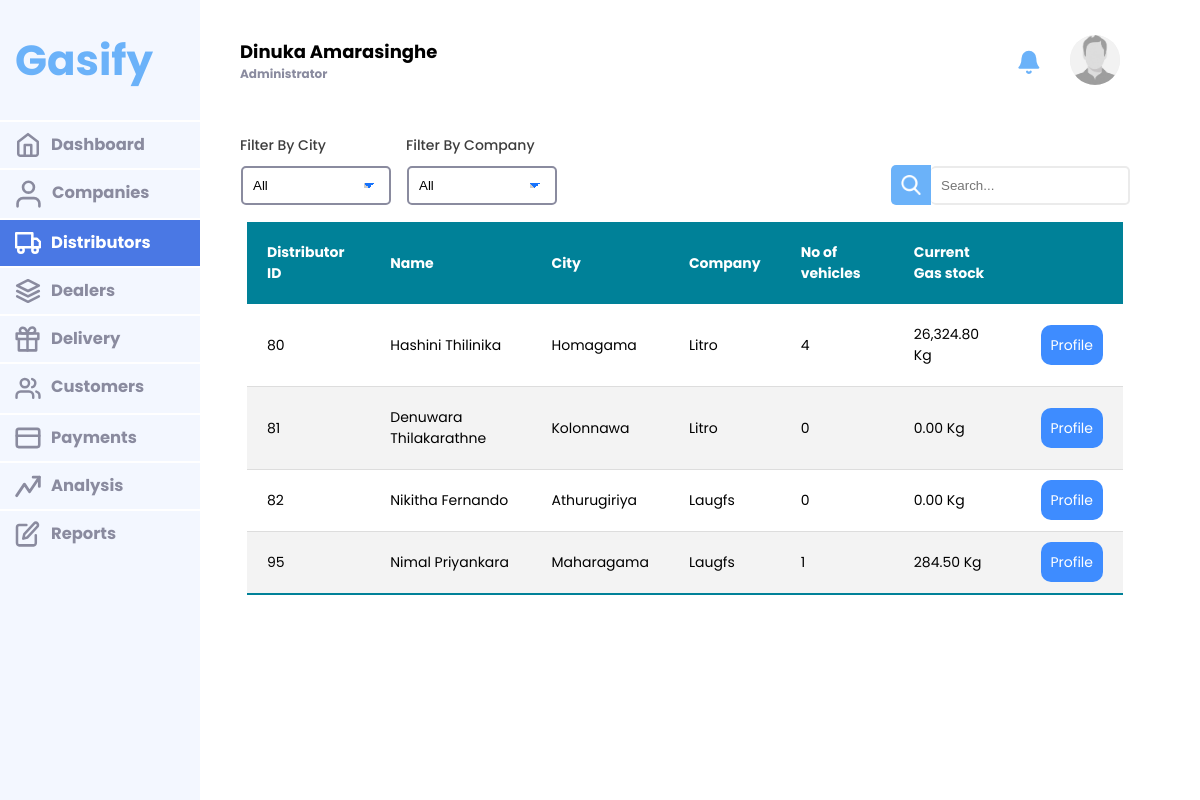
The app's page /users/distributors (signed in) with its own data.
### tables this page shows
CREATE TABLE `distributor` (
  `distributor_id` int(11) NOT NULL,
  `contact_no` varchar(10) NOT NULL,
  `company_id` int(11) NOT NULL,
  `hold_time` int(11) NOT NULL DEFAULT 1,
  `city` varchar(255) NOT NULL,
  `street` varchar(255) NOT NULL,
  `image` varchar(255) DEFAULT 'defaultprofile.png'
);

CREATE TABLE `company` (
  `company_id` int(11) NOT NULL,
  `name` varchar(255) NOT NULL,
  `city` varchar(255) NOT NULL,
  `street` varchar(255) NOT NULL,
  `logo` varchar(255) DEFAULT 'defaultprofile.png'
);

### app/controllers/Users.php (called while the page is built, shortened)
<?php
class Users extends Controller{
    function distributors(){
        if(isset($_POST['option1'])){
            $option1 = $_POST['option1'];
        }else{
            $option1 = "all";
        }
        if(isset($_POST['option2'])){
            $option2 = $_POST['option2'];
        }else{
            $option2 = "all";
        }
        $data = $this->model("Admin")->distributors($option1, $option2);
        $this->view('admin/distributors', $data);
    }
}

### app/core/App.php (called while the page is built, shortened)
<?php
    class App{
        protected $method = 'index';
        public function __construct(){
            $url =$this->getURL();
            if(isset($url[0])){
                if(file_exists('../app/controllers/'.ucwords($url[0]).'.php')){
                    unset($url[0]);
                }
            }
            $this->controller = new $this->controller;
            if(isset($url[1])){
                if(method_exists($this->controller,$url[1])){
                    $this->method = $url[1];
                    unset($url[1]);
                }
            }
            $this->params = $url ? array_values($url) : [];
            return call_user_func_array([$this->controller,$this->method], $this->params);
        }
        private function getURL(){
            if(isset($_GET['url'])){
                $url = rtrim($_GET['url'],'/');
                $url = filter_var($url, FILTER_SANITIZE_URL);
                $url = explode('/',$url);
                return $url;
            }
        }
    }
?>

### public/index.php (called while the page is built, shortened)
<?php
    $app = new App();
?>

### app/core/DataBase.php (called while the page is built, shortened)
<?php
class Database
{
    public $mysqli;
    private function dbConnect()
    {
        $this->mysqli = new mysqli(DB_HOST, DB_USER, DB_PASSWORD, DB_NAME);
        return $this->mysqli;
    }
    public function Query($sql)
    {
        $result = $this->mysqli->query($sql);
        return $result;
    }
}

### app/models/Admin.php (called while the page is built, shortened)
<?php
class Admin extends Model
{
    public function distributors($option1,$option2){
        $data['option1'] = $option1;
        $data['option2'] = $option2;
        $sql = "SELECT d.distributor_id as user_id,
        CONCAT(u.first_name,' ',u.last_name) as name,
        d.city as city,
        c.name as company,
        COUNT(DISTINCT(v.vehicle_no)) as vehicle_count,
        IFNULL(SUM(dk.quantity*p.weight),0) as quantity
        FROM distributor d INNER JOIN users u ON d.distributor_id = u.user_id
        LEFT JOIN company c ON d.company_id = c.company_id
        LEFT JOIN distributor_keep dk ON dk.distributor_id = d.distributor_id
        LEFT JOIN product p ON dk.product_id = p.product_id
        LEFT JOIN distributor_vehicle v ON d.distributor_id = v.distributor_id";
        $sql .= " GROUP BY d.distributor_id";
        $data['distributors'] = $this->Query($sql);
        $data['companies'] = $this->read('company');
        return $data;
    }
}

### app/views/admin/distributors.php (the view, shortened to what this page needs)
<section class="body">
    <div class="body-content">
                <form action="<?php echo BASEURL?>/users/distributors" class="filters" method='post'>
                    <div class="input half select"><label>Filter By City</label>
                        <select id="period" name="option1" onchange="this.form.submit()" class="dropdowndate">
                            <?php
                                echo '<option  value="all" selected>All</option>';
                            ?>
                        </select>
                    </div>
                    <div class="input half select"><label>Filter By Company</label>
                        <select id="period" name="option2" onchange="this.form.submit()" class="dropdowndate">
                            <option  value="all" selected >All</option>
                        </select>
                    </div>
                </form>
                <div class="content-data">
                    <table class="styled-table">
                        <thead>
                            <tr>
                                <th>Distributor ID</th>
                                <th>Name</th>
                                <th>City</th>
                                <th>Company</th>
                                <th>No of vehicles</th>
                                <th>Current Gas stock</th>
                                <th></th>
                            </tr>
                        </thead>
                        <tbody>
                            <?php
                            $distributors = $data['distributors'];
                            if(mysqli_num_rows($distributors) > 0){
                                while($row = mysqli_fetch_assoc($distributors)){
                                    echo '<tr>
                                            <td>'.$row['user_id'].'</td>
                                            <td>'.$row['name'].'</td>
                                            <td>'.$row['city'].'</td>
                                            <td>'.$row['company'].'</td>
                                            <td>'.$row['vehicle_count'].'</td>
                                            <td>'.number_format($row['quantity'],2).' Kg</td>
                                            <td><a class="anchor-button" href="'.BASEURL.'/profile/preview/distributor/'.$row['user_id'].'/profile/admin/distributorprofile" >Profile</a></td>
                                        </tr>';
                                }
                            }else{
                                echo '<tr><td colspan="7" style="text-align: center">No records found</td></tr>';
                            }
                            ?>
                        </tbody>
                    </table>
                </div>
    </div>
</section>

### public/css/admin.css (style rules this page uses)
:root { --button-orange: #ffbb96; --cancel-red: #FF4D4D; --accept-blue: #80B3FF; --table-gray: #EBEBEB; --navmenu-orange: #f3f7ff; --navmenu-orange-dark: #6bb2f9; --button-orange-hover: #4a78e4; --navmenu-gray-dark: #8A8B9F; --button-blue: #3E8CFF; --button-blue-hover: #1672fc; --white: #ffffff; --black: #000000; --logo-background: #ffde59; --shadow-wide: rgba(0, 0, 0, 0.24) 0px 3px 8px; --input-border: rgb(201, 201, 201) solid 1px; --larger: 28px; --medium: 18px; --mediums: 16px; --small: 14px; --exsmall: 12px; }
.body-content { display: flex; flex-direction: column; width: 100%; box-sizing: border-box; padding-right: 70px; }
.dropdowndate { padding: 10px; border: 1.5px solid var(--button-blue-hover); color: var(--black); background-color: white; border-radius: 5px; min-width: 150px; appearance: none; background-image: linear-gradient(45deg, transparent 50%, var(--button-blue-hover) 50%), linear-gradient(135deg, var(--button-blue-hover) 50%, transparent 50%), linear-gradient(to right, #ccc, #ccc); background-position: calc(100% - 20px) calc(1em + 2px), calc(100% - 15px) calc(1em + 2px); background-size: 5px 5px, 5px 5px; background-repeat: no-repeat; }
.dropdowndate option { color: var(--navmenu-gray-dark); }
.input.half { width: 48%; display: flex; gap: 10px; }
.body-content .content-data { border: solid 2px transparent; }
.input.half { align-items: left; }
.input.half.select { display: flex; flex-direction: row; align-items: center; width: fit-content; }
.select select { border: 2px solid var(--navmenu-gray-dark); }
.filters { display: flex; flex-direction: row; gap: 10px; }
.styled-table th, .styled-table td { padding: 20px; }
.body-content .filters { display: flex; flex-direction: row; gap: 15px; }
.body-content .filters .input { display: flex; flex-direction: column; align-items: center; text-align: center; gap: 10px; width: fit-content; }
.body-content .filters .input label { width: 100%; text-align: left; }
.body-content .content-data { border: 2px solid transparent; padding: 0px 0px; margin: 0px; padding: 5px; }

### records on screen
distributor: distributor_id "80", name "Hashini Thilinika", city "Homagama", company.name "Litro", vehicle_count "4", quantity "26,324.80"
distributor: distributor_id "81", name "Denuwara Thilakarathne", city "Kolonnawa", company.name "Litro", vehicle_count "0", quantity "0.00"
distributor: distributor_id "82", name "Nikitha Fernando", city "Athurugiriya", company.name "Laugfs", vehicle_count "0", quantity "0.00"
distributor: distributor_id "95", name "Nimal Priyankara", city "Maharagama", company.name "Laugfs", vehicle_count "1", quantity "284.50"

### other values on screen
$_SESSION['user_name'] "Dinuka Amarasinghe"
userRole() "Administrator"
